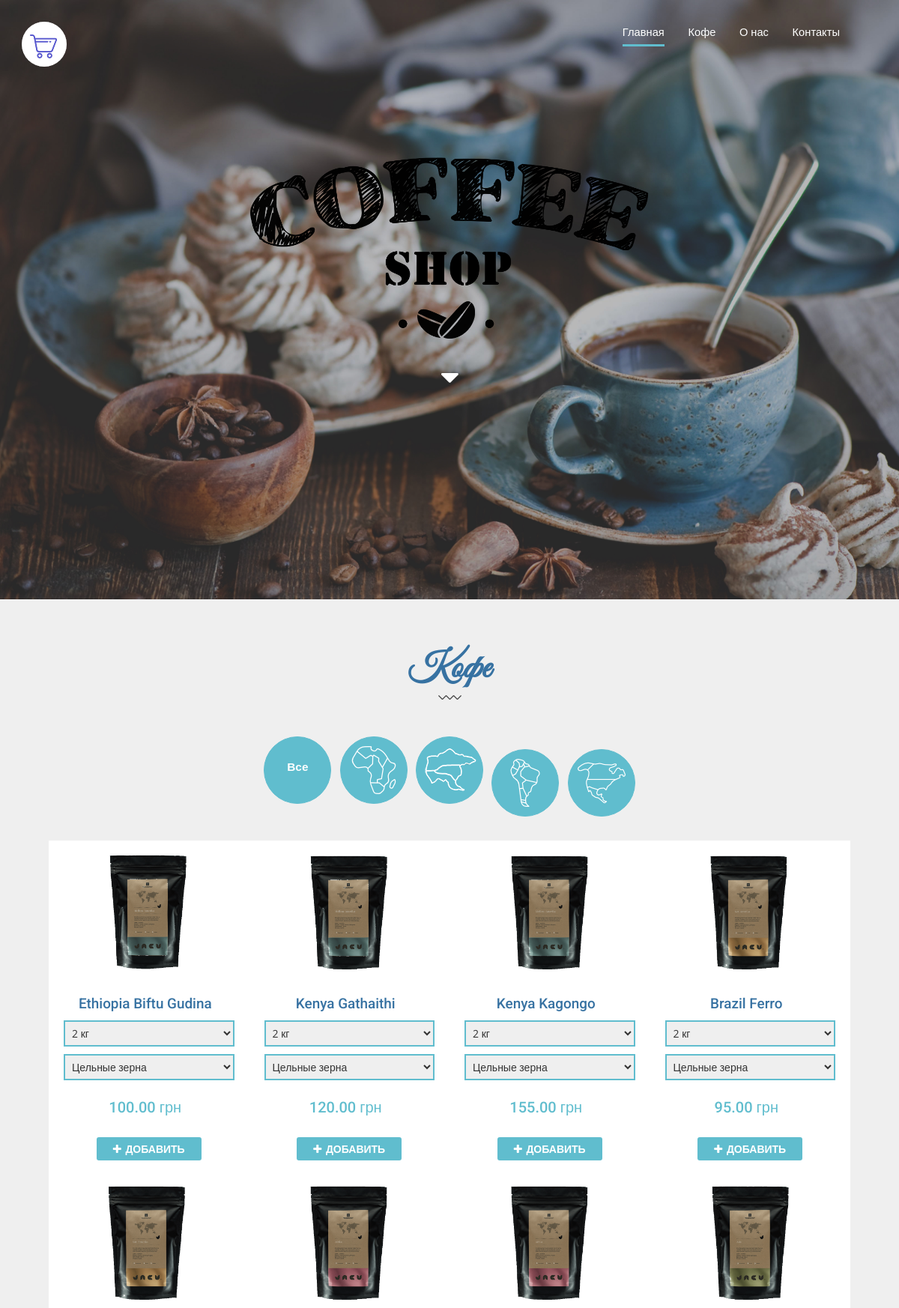
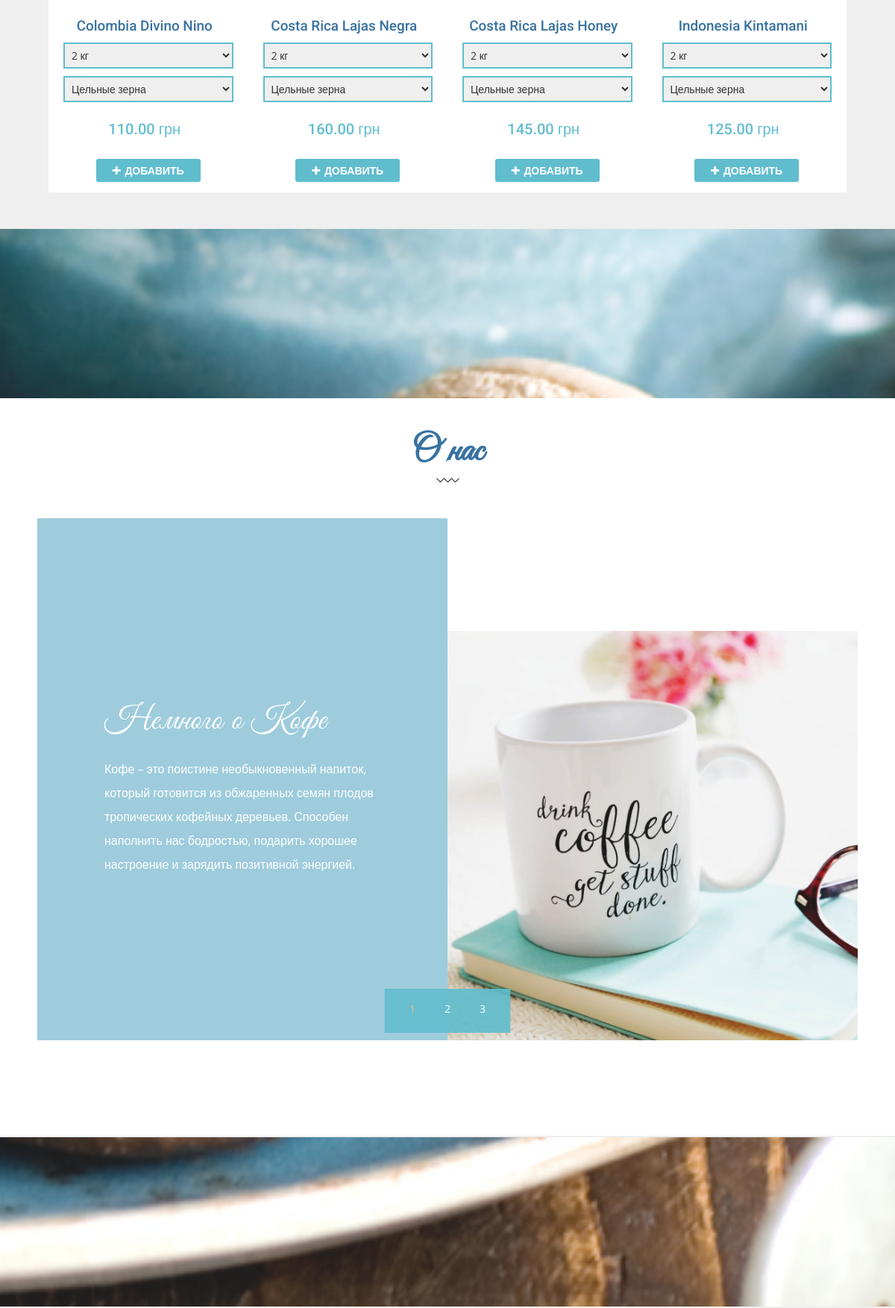
The page / (upper part) on the database its author committed (2 pictures, top to bottom).
### tables this page shows
CREATE TABLE IF NOT EXISTS `shop_items` (
  `id_item` int(4) NOT NULL AUTO_INCREMENT,
  `id_coffee` int(4) NOT NULL,
  `price` decimal(8,2) NOT NULL,
  `date_make` date NOT NULL,
  PRIMARY KEY (`id_item`),
  KEY `fk_id_coffee` (`id_coffee`)
);

CREATE TABLE IF NOT EXISTS `coffee` (
  `id_coffee` int(4) NOT NULL AUTO_INCREMENT,
  `name` varchar(50) NOT NULL,
  `type` varchar(50) NOT NULL,
  `description` text NOT NULL,
  `image` varchar(40) NOT NULL,
  PRIMARY KEY (`id_coffee`)
);

### index.php (the view, shortened to what this page needs)
<!DOCTYPE html>
<html>
<head>
    <link href="css/bootstrap.css" rel='stylesheet' type='text/css' />
    <link href="css/style.css" rel="stylesheet" type="text/css" media="all" />
    <link href="css/media.css" rel="stylesheet" type="text/css" media="all" />
    <link rel='stylesheet prefetch' href='https://cdnjs.cloudflare.com/ajax/libs/font-awesome/4.7.0/css/font-awesome.css'>
    <link href="css/slider.css" rel="stylesheet" type="text/css" media="all" />
</head>
<body>
    <div class="header" id="home">
        <div class="container">
            <div class="header-top">
                <div class="top-menu">
                    <ul>
                        <li><a class="active scroll" href="#home">Главная</a></li>
                        <li><a class="scroll" href="#shop">Кофе</a></li>
                        <li><a class="scroll" href="#about">О нас</a></li>
                        <li><a class="scroll" href="#contact">Контакты</a></li>
                    </ul>
                </div>
                <div class="clearfix"></div>
            </div>
            <div class="header-info text-center">
                <header>
                    <a href="index.php" rel="home">
                        <img src="../images/logo.png" alt="">
                    </a>
                </header>
                <a class="scroll" href="#shop"><img src="images/go_down.png" alt="" /></a>
            </div>
        </div>
    </div>
    <div class="main-part">
        <section class="shop-section" id="shop">
            <div class="container" id="item">
                <div class="shop-head text-center">
                    <h3>Кофе</h3>
                </div>
                <ul id="filters" class="clearfix">
                    <li><span class="filter active" data-filter="afrika asia central_america south_america"><p>Все</p></span></li>
                    <li><span class="filter" data-filter="afrika"><p>Африка</p></span></li>
                    <li><span class="filter" data-filter="asia"><p>Азия</p></span></li>
                    <li><span class="filter" data-filter="central_america"><p>Северная Америка</p></span></li>
                    <li><span class="filter" data-filter="south_america"><p>Южная Америка</p></span></li>
                </ul>
                <div class="shop-grids" id="itemlist">
                    <?php
                        $query = 'SELECT s.id_item id_coffee, c.name name, c.type type, c.description description,'
                        .' c.image image, s.price price FROM coffee c LEFT JOIN shop_items s'
                        .' ON s.id_coffee=c.id_coffee';
                        $result = mysql_query($query);
                        while ($row = mysql_fetch_assoc($result)) {
                            foreach($row as $key => $value) {
                                $id = $row['id_coffee'];
                                $name = $row['name'];
                                $type = $row['type'];
                                $description = $row['description'];
                                $image = $row['image'];
                                $price = $row['price'];
                            }
                            echo '<div class="item item_box col-md-3 '.$type.' shop-grid text-center data-wow-delay="0.4s" data-cat='.$type.' style="display: inline-block; opacity: 1;"">
                            <div class="pic">
                                <img src="images/shop/'.$image.'" class="pic-image" id="pic-image" alt="" />
                                <span class="pic-caption effect">
                                    <p>'.$description.'</p>
                                </span>
                            </div>
                            <div class="cof-info">
                            <h5 class="item_title">'.$name.'</h5>';
                               $query = 'SELECT * FROM weight';
                               $result_select = mysql_query($query);
                               echo "<select id='weight' name='coffee_weight' class='item_weight' >";
                               while($object = mysql_fetch_object($result_select)) {
                                    echo "<option value='$object->id_weight' class='attached enabled'>$object->value </option>";
                               }
                               echo "</select>";
                               $query = 'SELECT * FROM grists';
                               $result_select = mysql_query($query);
                               echo "<select id='grist' name='coffee_grist' class='item_grist' >";
                               while($object = mysql_fetch_object($result_select)) {
                                    echo "<option value='$object->id_grist' class='attached enabled'>$object->value </option>";
                               }
                               echo '</select>
                            <p><span class="item_price">'.$price.' грн</span></p>
                            <!--<a class="buyitem" href="?view=addtocart&amp;goods_id='.$id.'">Buy</a>
                            <input type="hidden" name="id_cof" value="'.$id.'"/>-->
                        </div><button type="submit" class="add_item button" data-pr="'.$id.'" data-id="'.$id.'"><i class="fa fa-plus"></i>Добавить</button>
                    </div>';
                        }
                        ?>
                    <div class="clearfix"></div>
                </div>
            </div>
        </section>
        <div id="cart-button">
            <a class="icon-buttton icon-view" id="checkout" href="#cart"><div id="total_count"></div><p>Просмотреть корзину</p></a>
        </div>
        <div id="parallax-1">
        </div>
        <section class="about-section" id="about">
            <div class="about-section-head text-center">
                <h3>О нас</h3>
            </div>
            <div class="cd-slider-wrapper">
                <ul class="cd-slider">
                    <li class="is-visible">
                        <div class="cd-half-block image"></div>
                        <div class="cd-half-block content">
                            <div>
                                <h2>Немного о Кофе</h2>
                                <p>
                                    Кофе – это поистине необыкновенный напиток, который готовится из обжаренных семян плодов тропических кофейных деревьев. Способен наполнить нас бодростью, подарить хорошее настроение и зарядить позитивной энергией.
                                </p>
                            </div>
                        </div>
                    </li>
                    <li>
                    </li>
                    <li>
                    </li>
                </ul>
            </div>
        </section>
        <div id="parallax-2">
        </div>
    </div>
</body>
</html>

### css/media.css (style rules this page uses)
@media screen and (max-width: 1920px) { .header-top { padding: 2.3em 0; } }
@media screen and (max-width: 1440px) { .header-top { padding: 2.3em 0; } }
@media screen and (max-width: 1366px) { .shop-section { padding: 2em 0; } }
@media screen and (max-width: 1280px) { .shop-section { padding: 3em 0 0 0; } }
@media screen and (max-width: 1280px) { #filters li span { padding: 5px 23px; font-size: 1.1em; margin: 0 0.25em; } }
@media screen and (max-width: 1280px) { .shop-grid h5 { font-size: 1.6em; } }
@media screen and (max-width: 1280px) { .shop-grid h5 { font-size: 1.35em; padding: 13px 0 1px 0px; } }
@media screen and (max-width: 1280px) { .shop-grid p { font-size: 2.1em; padding: 2px 0 12px 0px; } }
@media screen and (max-width: 1280px) { .shop-section { padding: 3.5em 0; } }

### rows shown on the page
shop_items: id_coffee.image (picture), id_coffee.name "Ethiopia Biftu Gudina", price "100.00"
shop_items: id_coffee.image (picture), id_coffee.name "Kenya Gathaithi", price "120.00"
shop_items: id_coffee.image (picture), id_coffee.name "Kenya Kagongo", price "155.00"
shop_items: id_coffee.image (picture), id_coffee.name "Brazil Ferro", price "95.00"
shop_items: id_coffee.image (picture), id_coffee.name "Colombia Divino Nino", price "110.00"
shop_items: id_coffee.image (picture), id_coffee.name "Costa Rica Lajas Negra", price "160.00"
shop_items: id_coffee.image (picture), id_coffee.name "Costa Rica Lajas Honey", price "145.00"
shop_items: id_coffee.image (picture), id_coffee.name "Indonesia Kintamani", price "125.00"

### other values the page prints
form field coffee_weight "2 кг"
form field coffee_grist "Цельные зерна"
